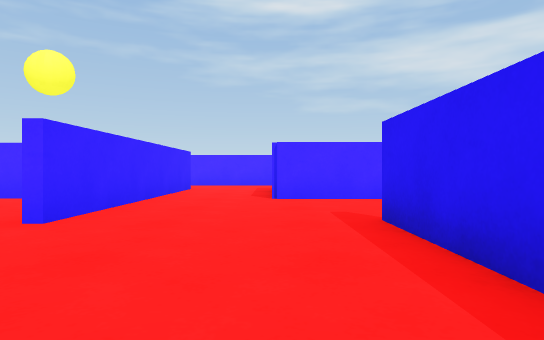
View 1 (above)

24 first-person views from a walk through a Unity game level. The camera is 0.51 m above the floor, looks level and sees 75° across. The floor is counted in squares, 1 m on a side. Each view is taken from the middle of a square. On the plan, view 1 faces up. The plan holds only what a view shows up to about 9 squares ahead; the rest is blank.

View 2
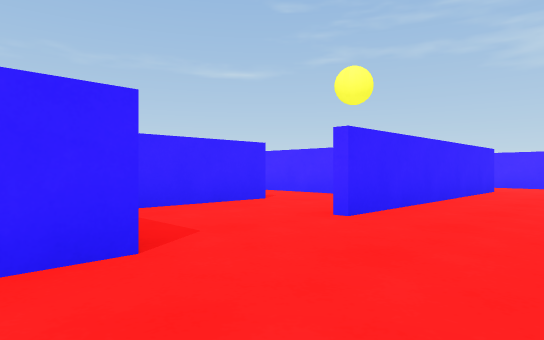

View 3
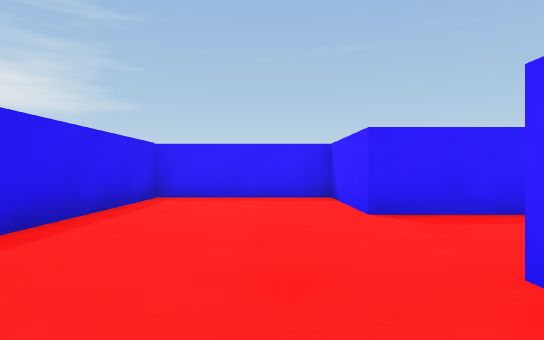

View 4
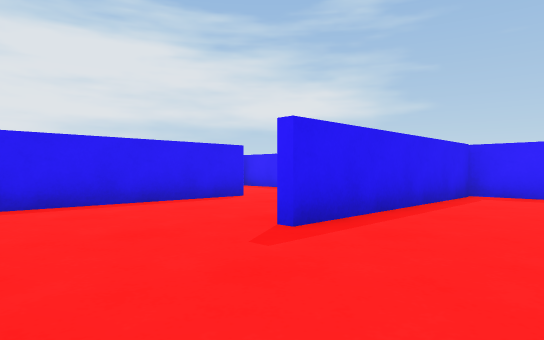

View 5
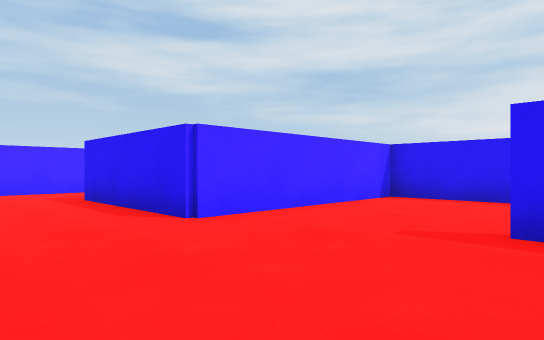

View 6
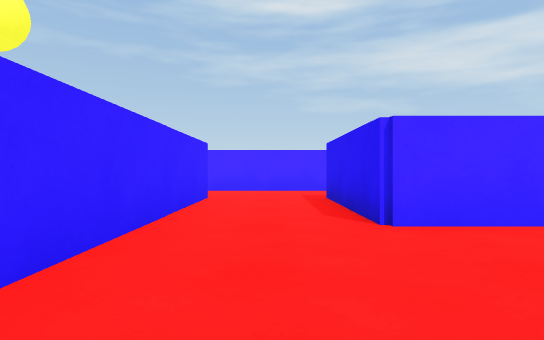

View 7
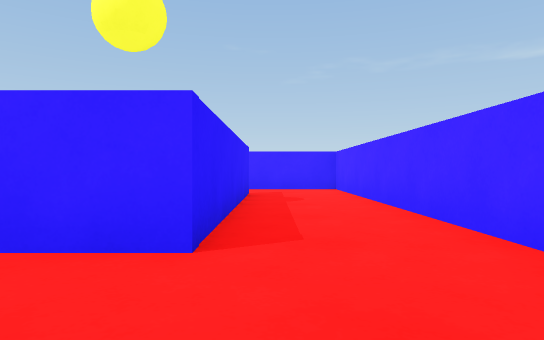

View 8
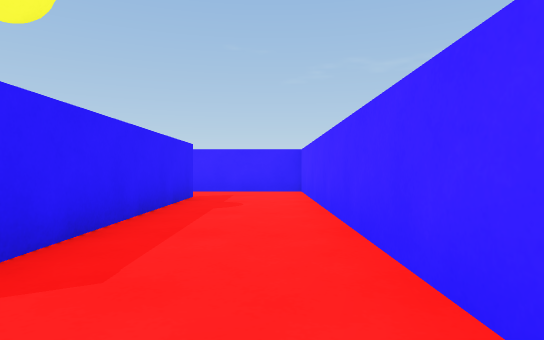

View 9
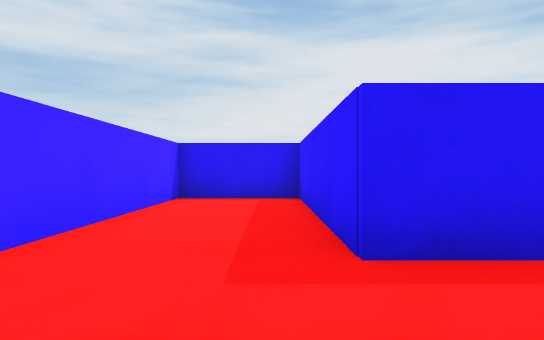

View 10
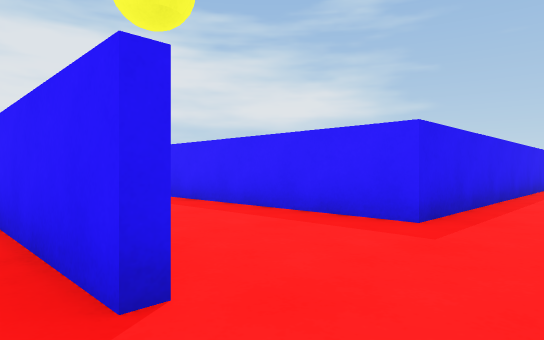

View 11
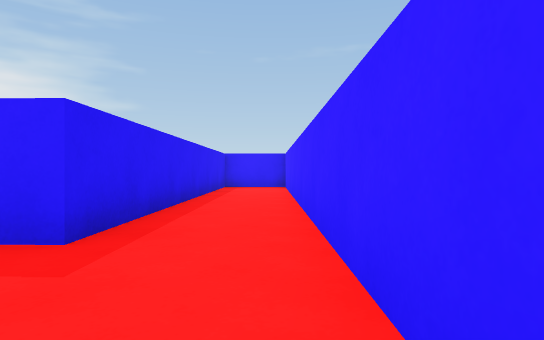

View 12
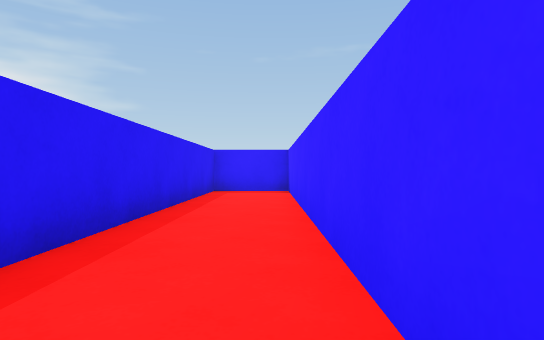

View 13
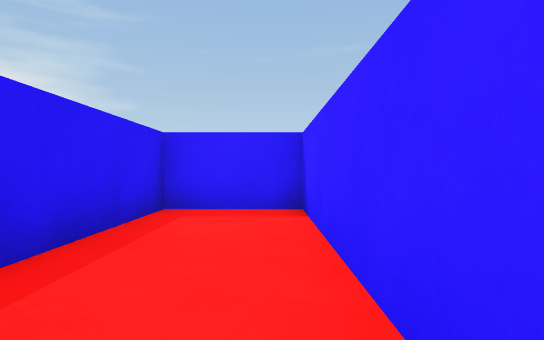

View 14
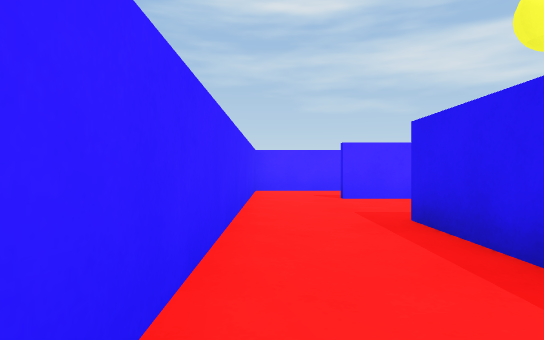

View 15
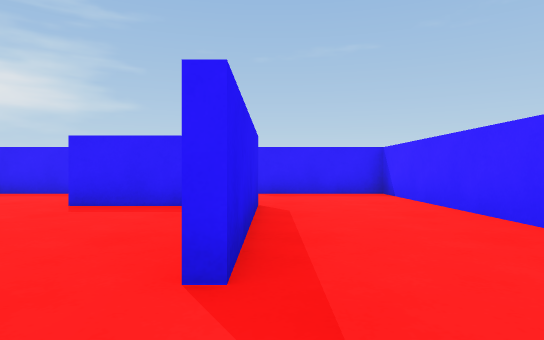

View 16
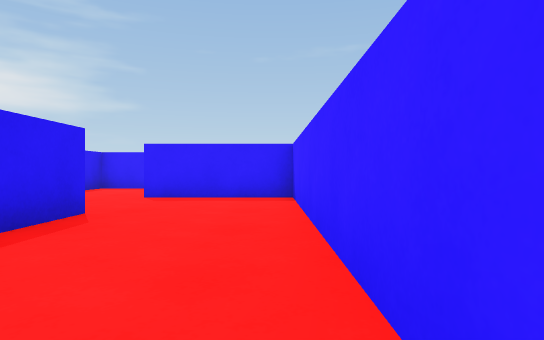

View 17
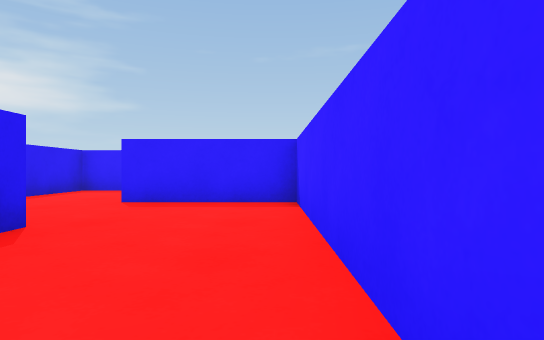

View 18
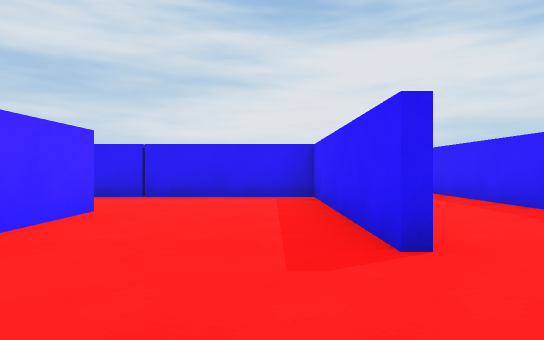

View 19
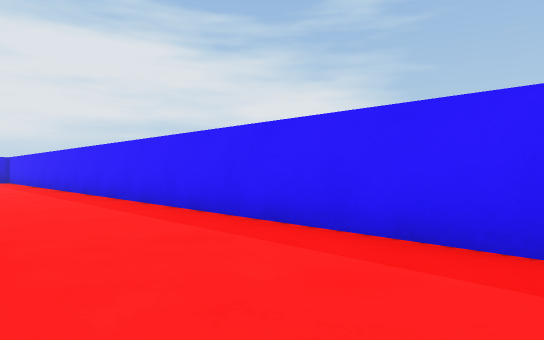

View 20
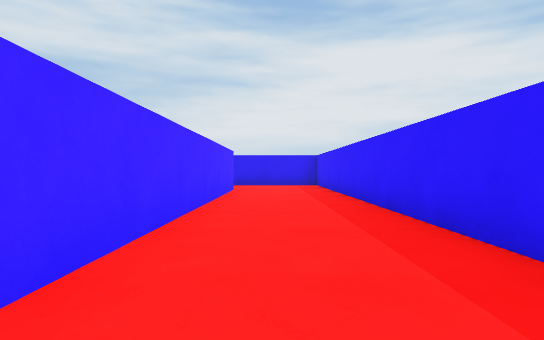

View 21
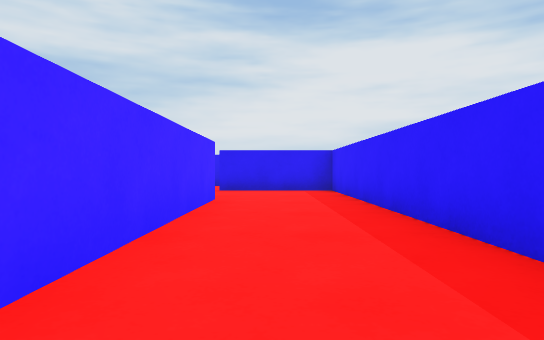

View 22
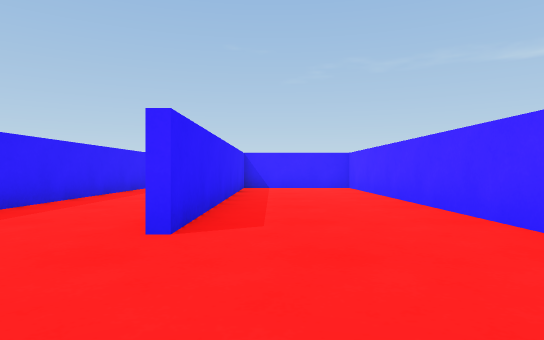

View 23
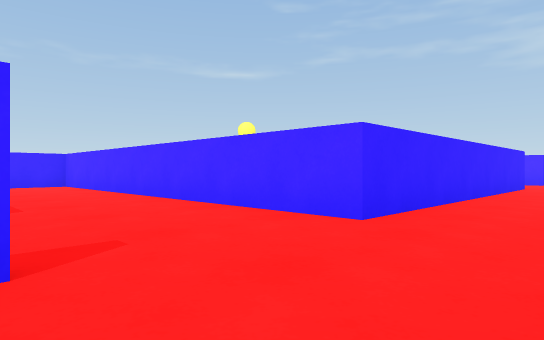

View 24
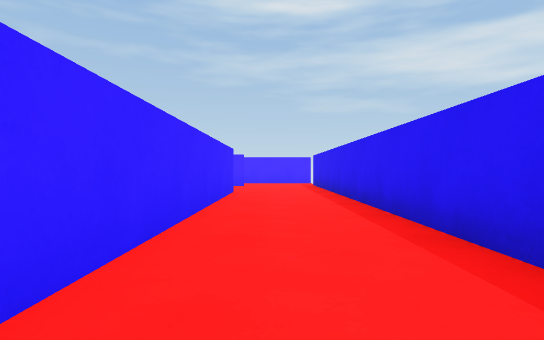

### Floor plan
Ten units are one square. View 1 is at (0, 0); x grows to the right and y downward. Boxes are objects, and circles mark ways between rooms. Rooms are numbered by the first view taken in them; rooms with no view inside come last. Other rooms are left out.
<svg viewBox="-99 -122 208 202">
<path fill="none" stroke="#000" d="M-22 -10 -22 16 11 16 11 -36M-22 -54 -22 -32M15 -62 0 -62M-78 -95 -22 -95 -22 -54M0 -62 0 -95 44 -95 44 -117 -94 -117 -94 -85M-94 -85 -94 16 -80 16M-65 -93 -78 -93M-76 16 -76 -66 -28 -66M-74 -45 -74 16M-48 -8 -48 -45M-44 -64 -64 -64M-80 16 -46 16M-88 75 78 75 78 56M52 50 -28 50M104 2 104 -70M81 -64 81 18M-10 48 52 48M78 56 78 46M81 18 -10 18M-46 18 -62 18M-69 48 -23 48 -23 26M44 -14 44 -62 15 -62M-46 -45 -46 -35M-23 26 -23 6M-46 -35 -46 -20M-40 -10 -22 -10"/>
<circle cx="-10" cy="-60" r="3" fill="#2a7"/>
<circle cx="10" cy="-45" r="3" fill="#2a7"/>
<circle cx="-20" cy="-25" r="3" fill="#2a7"/>
<circle cx="-85" cy="-90" r="3" fill="#2a7"/>
<circle cx="-50" cy="-55" r="3" fill="#2a7"/>
<circle cx="-50" cy="5" r="3" fill="#2a7"/>
<circle cx="65" cy="50" r="3" fill="#2a7"/>
<circle cx="-55" cy="35" r="3" fill="#2a7"/>
<circle cx="80" cy="35" r="3" fill="#2a7"/>
<circle cx="-35" cy="20" r="3" fill="#2a7"/>
<circle cx="-35" cy="-40" r="3" fill="#2a7"/>
<text x="-10" y="-20">1</text>
<text x="-30" y="-100">2</text>
<text x="-90" y="-50">3</text>
<text x="-60" y="-30">4</text>
<text x="-20" y="60">5</text>
<text x="90" y="-30">6</text>
<text x="30" y="40">7</text>
<text x="-50" y="30">8</text>
<text x="20" y="-40">9</text>
<text x="-40" y="-50">10</text>
<text x="-40" y="10">11</text>
<text x="-40" y="-30">12</text>
</svg>
Room 1 opens to room 2. Room 1 opens to room 9. Room 1 opens to room 12. Room 2 opens to room 3. Room 4 opens to room 10. Room 4 opens to room 11. Room 5 opens to room 7. Room 5 opens to room 8. Room 6 opens to room 7. Room 8 opens to room 11. Room 10 opens to room 12.

Where each view was taken, in squares from view 1:
view 1: 0 up, 0 right, facing up
view 2: 0 up, 0 right, facing up-left
view 3: 5 up, 1 left, facing down
view 4: 6 up, 1 left, facing down-right
view 5: 3 up, 2 left, facing up-right
view 6: 3 up, 1 left, facing up
view 7: 10 up, 0 right, facing left
view 8: 11 up, 1 left, facing left
view 9: 10 up, 2 left, facing right
view 10: 10 up, 9 left, facing down-right
view 11: 9 up, 9 left, facing down
view 12: 7 up, 9 left, facing down
view 13: 3 up, 9 left, facing down
view 14: 3 up, 9 left, facing up
view 15: 6 up, 5 left, facing down
view 16: 5 up, 7 left, facing down
view 17: 4 up, 7 left, facing down
view 18: 4 down, 9 left, facing right
view 19: 5 down, 9 left, facing down-right
view 20: 6 down, 4 left, facing right
view 21: 6 down, 1 left, facing right
view 22: 4 down, 8 right, facing left
view 23: 5 down, 10 right, facing up-left
view 24: 2 down, 9 right, facing up
